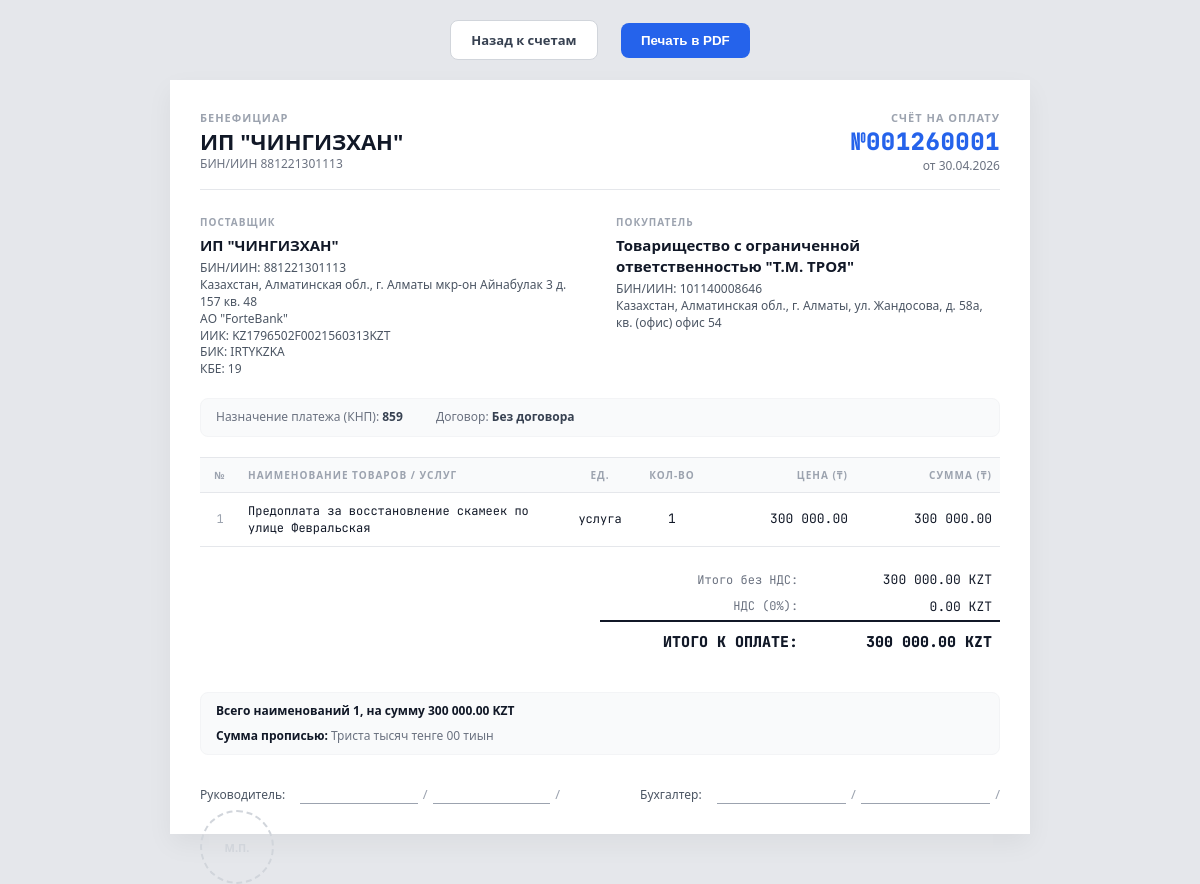
The page /print/001260001 on the database its author committed.
### tables this page shows
CREATE TABLE settings (key TEXT PRIMARY KEY, value TEXT);

CREATE TABLE invoices (id TEXT PRIMARY KEY, client_id TEXT, date TEXT, subtotal REAL, vat_rate REAL, vat_amount REAL, total REAL, status INTEGER DEFAULT 0, knp TEXT DEFAULT "859", markup REAL DEFAULT 0);

CREATE TABLE clients (id TEXT PRIMARY KEY, name TEXT, bin TEXT, contact TEXT, address TEXT);

CREATE TABLE invoice_items (id INTEGER PRIMARY KEY AUTOINCREMENT, invoice_id TEXT, item TEXT, unit TEXT, qty REAL, price REAL, total REAL);

### app.py (the view)
@app.route('/print/<id>')
def print_invoice(id):
    with sqlite3.connect(DB_NAME) as conn:
        c = conn.cursor()
        inv = c.execute("SELECT id, client_id, date, subtotal, vat_rate, vat_amount, total, status, knp FROM invoices WHERE id=?", (id,)).fetchone()
        items = c.execute("SELECT * FROM invoice_items WHERE invoice_id=?", (id,)).fetchall()
        client = c.execute("SELECT * FROM clients WHERE id=?", (inv[1],)).fetchone()
        s = {r[0]: r[1] for r in c.execute("SELECT * FROM settings").fetchall()}
    return render_template('print_invoice.html', inv=inv, items=items, client=client, s=s, sum_words=num2words_ru(inv[6]))

### templates/print_invoice.html (shortened to what this page needs)
<!DOCTYPE html>
<html lang="ru">
<head>
</head>
<body>
    <div class="no-print">
        <a href="/invoices" class="btn">Назад к счетам</a>
        <button onclick="window.print()" class="btn btn-primary">Печать в PDF</button>
    </div>
    <div class="container">
        <div class="header">
            <div class="header-left">
                <div class="doc-type">Бенефициар</div>
                <div class="company-name">{{ s.company_name }}</div>
                <div class="company-details">БИН/ИИН {{ s.company_bin }}</div>
            </div>
            <div class="header-right">
                <div class="doc-type">Счёт на оплату</div>
                <div class="doc-number">№{{ inv[0] }}</div>
                <div class="doc-date">от {{ inv[2] }}</div>
            </div>
        </div>
        <div class="parties">
            <div class="party">
                <div class="party-label">Поставщик</div>
                <div class="party-name">{{ s.company_name }}</div>
                <div class="party-details">
                    БИН/ИИН: {{ s.company_bin }}<br>
                    {{ s.company_address }}<br>
                    {{ s.company_bank }}<br>
                    ИИК: {{ s.company_iban }}<br>
                    БИК: {{ s.company_bik }}<br>
                    КБЕ: {{ s.company_kbe }}
                </div>
            </div>
            <div class="party">
                <div class="party-label">Покупатель</div>
                <div class="party-name">{{ client[1] }}</div>
                <div class="party-details">
                    БИН/ИИН: {{ client[2] }}<br>
                    {{ client[4] }}
                </div>
            </div>
        </div>
        <div class="info-box">
            <span style="display: inline-block; margin-right: 30px;"><span style="color: #6b7280;">Назначение платежа (КНП):</span> <strong>{{ inv[8] }}</strong></span>
            <span style="display: inline-block;"><span style="color: #6b7280;">Договор:</span> <strong>Без договора</strong></span>
        </div>
        <table>
            <thead>
                <tr>
                    <th style="width: 5%;" class="text-center">№</th>
                    <th>Наименование товаров / услуг</th>
                    <th style="width: 8%;" class="text-center">Ед.</th>
                    <th style="width: 10%;" class="text-center">Кол-во</th>
                    <th style="width: 18%;" class="text-right">Цена (₸)</th>
                    <th style="width: 18%;" class="text-right">Сумма (₸)</th>
                </tr>
            </thead>
            <tbody>
                {% for item in items %}
                <tr>
                    <td class="text-center col-num">{{ loop.index }}</td>
                    <td class="item-name">{{ item[2] }}</td>
                    <td class="text-center item-name">{{ item[3] }}</td>
                    <td class="text-center">{{ '{:g}'.format(item[4]) }}</td>
                    <td class="text-right">{{ '{:,.2f}'.format(item[5]).replace(',', ' ') }}</td>
                    <td class="text-right">{{ '{:,.2f}'.format(item[6]).replace(',', ' ') }}</td>
                </tr>
                {% endfor %}
            </tbody>
        </table>
        <div class="totals-wrapper">
            <table class="totals-table">
                <tr>
                    <td class="text-right label-cell" style="color: #6b7280;">Итого без НДС:</td>
                    <td class="text-right">{{ '{:,.2f}'.format(inv[3]).replace(',', ' ') }} KZT</td>
                </tr>
                <tr>
                    <td class="text-right label-cell" style="color: #6b7280;">НДС ({{ '{:g}'.format(inv[4]) }}%):</td>
                    <td class="text-right">{{ '{:,.2f}'.format(inv[5]).replace(',', ' ') }} KZT</td>
                </tr>
                <tr class="total-row">
                    <td class="text-right label-cell">Итого к оплате:</td>
                    <td class="text-right">{{ '{:,.2f}'.format(inv[6]).replace(',', ' ') }} KZT</td>
                </tr>
            </table>
        </div>
        <div class="info-box" style="margin-bottom: 20px;">
            <div style="margin-bottom: 8px; color: #111827; font-weight: bold;">
                Всего наименований {{ items|length }}, на сумму {{ '{:,.2f}'.format(inv[6]).replace(',', ' ') }} KZT
            </div>
            <div>
                <span style="color: #111827; font-weight: 800;">Сумма прописью:</span> <span style="color: #6b7280;">{{ sum_words }}</span>
            </div>
        </div>
        <div class="signatures">
            <div class="sig-box">
                <span class="sig-label">Руководитель:</span>
                <div class="sig-line"></div>
                <span style="color: #9ca3af;">/</span>
                <div class="sig-line"></div>
                <span style="color: #9ca3af;">/</span>
            </div>
            <div class="sig-box">
                <span class="sig-label">Бухгалтер:</span>
                <div class="sig-line"></div>
                <span style="color: #9ca3af;">/</span>
                <div class="sig-line"></div>
                <span style="color: #9ca3af;">/</span>
            </div>
            <div class="mp-circle">М.П.</div>
        </div>
    </div>
</body>
</html>

### rows shown on the page
settings: company_name "ИП \"ЧИНГИЗХАН\""
settings: company_bin "881221301113"
invoices: id "001260001", date "30.04.2026", knp "859", subtotal "300 000.00", vat_rate "0", vat_amount "0.00", total "300 000.00"
settings: company_address "Казахстан, Алматинская обл., г. Алматы мкр-он Айнабулак 3 д. 157 кв. 48"
settings: company_bank "АО \"ForteBank\""
settings: company_iban "KZ1796502F0021560313KZT"
settings: company_bik "IRTYKZKA"
settings: company_kbe "19"
clients: name "Товарищество с ограниченной ответственностью \"Т.М. ТРОЯ\"", bin "101140008646", address "Казахстан, Алматинская обл., г. Алматы, ул. Жандосова, д. 58а, кв. (офис) офис 54"
invoice_items: item "Предоплата за восстановление скамеек по улице Февральская", unit "услуга", qty "1", price "300 000.00", total "300 000.00"

### other values the page prints
{{ items|length }} "1"
{{ sum_words }} "Триста тысяч тенге 00 тиын"
